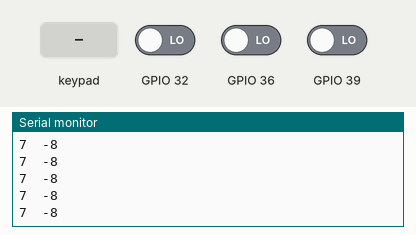
This sketch was run on a simulated ESP32. Shown: the last lines printed to the serial monitor. The inputs (shaded band) are chosen by the test bench; at power-on: GPIO 36 LOW, GPIO 39 LOW, GPIO 32 LOW.

Above: at 1.2 s.
1.3 s: key '+' pressed
At 2.1 s:
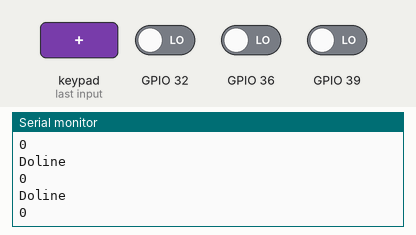
2.8 s: GPIO 36 driven HIGH
At 3.5 s:
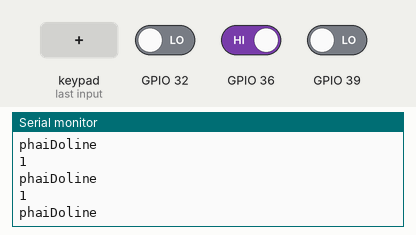
4.3 s: GPIO 39 driven HIGH
At 4.9 s:
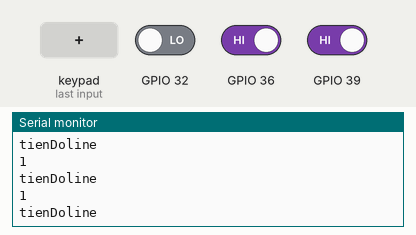
5.8 s: GPIO 36 driven LOW
At 6.4 s:
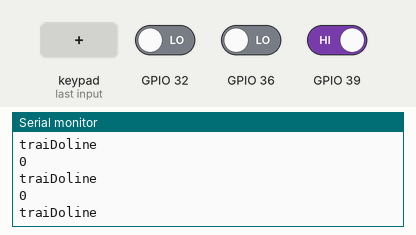
7.3 s: GPIO 36 driven HIGH
At 7.9 s:
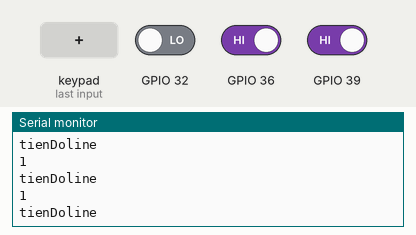
10.3 s: GPIO 39 driven LOW
At 10.9 s:
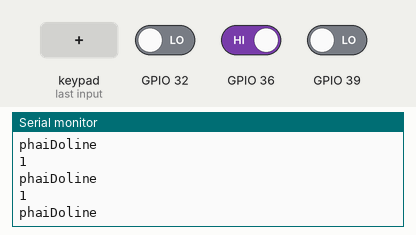

Measured:
- after the input at 1.3 s, the serial monitor: prints a new line at once (image 1)
- after the input at 2.8 s, the serial monitor: prints a new line at once (image 2)
- after the input at 4.3 s, the serial monitor: prints a new line at once (image 3)
- after the input at 5.8 s, the serial monitor: prints a new line at once (image 4)
- after the input at 10.3 s, the serial monitor: prints a new line at once (image 6)

The sketch:

MakerBotwPS2.ino
```cpp
#include "motors.h"
#include "PS2_controller.h"
bool check = false;
int x;
void setup()
{
  Serial.begin(115200);
  initMotors();
  setupPS2controller();
  Serial.println("Done setup!");
}

void loop()
{
  ps2x.read_gamepad(false, 0);
  if (ps2x.ButtonPressed(PSB_START)) {
    x++;
    Serial.println(x);
  }
  if (x == 2) {
    x = 0;
  }
  switch (x) {
    case 0:
      PS2control();
      break;
    case 1:
      linefollow();
      break;
  }
  delay(10);
}
```

PS2_controller.h
```cpp
//#include "motors.h"
#include <PS2X_lib.h>

PS2X ps2x; // create PS2 Controller Class
#define PS2_DAT 12 // MISO
#define PS2_CMD 13 // MOSI
#define PS2_SEL 15 // SS
#define PS2_CLK 14 // SLK
//#define PS2_DAT 2 //MISO  19
//#define PS2_CMD 3 //MOSI  23
//#define PS2_SEL 4 //SS     5
//#define PS2_CLK 5 //SLK   18

//#define MIN_PWM 0
//#define MAX_PWM 4095
//bool RUN = 0;

void setupPS2controller()
{
  ps2x.config_gamepad(PS2_CLK, PS2_CMD, PS2_SEL, PS2_DAT, true, true);
  ps2x.readType();
  //  ps2x.read_gamepad(false, 0); // disable vibration of the controller
}
bool PS2control()
{
  // Based on IgorF2's Arduino Bot:https://www.instructables.com/Arduino-Robot-With-PS2-Controller-PlayStation-2-Jo/

  int nJoyX = ps2x.Analog(PSS_RX); // read x-joystick
  int nJoyY = ps2x.Analog(PSS_RY); // read y-joystick

  nJoyX = map(nJoyX, 0, 255, -2046, 2046);
  nJoyY = map(nJoyY, 0, 255, 2046, -2046);

  // OUTPUTS
  int nMotMixL; // Motor (left) mixed output
  int nMotMixR; // Motor (right) mixed output

  // CONFIG
  // - fPivYLimt  : The threshold at which the pivot action starts
  //                This threshold is measured in units on the Y-axis
  //                away from the X-axis (Y=0). A greater value will assign
  //                more of the joystick's range to pivot actions.
  //                Allowable range: (0..+127)
  float fPivYLimit = 2046.0;

  // TEMP VARIABLES
  float nMotPremixL; // Motor (left) premixed output
  float nMotPremixR; // Motor (right) premixed output
  int nPivSpeed;     // Pivot Speed
  float fPivScale;   // Balance scale between drive and pivot

  // Calculate Drive Turn output due to Joystick X input
  if (nJoyY >= 0)
  {
    // Forward
    nMotPremixL = (nJoyX >= 0) ? 2046.0 : (2046.0 + nJoyX);
    nMotPremixR = (nJoyX >= 0) ? (2046.0 - nJoyX) : 2046.0;
  }
  else
  {
    // Reverse
    nMotPremixL = (nJoyX >= 0) ? (2046.0 - nJoyX) : 2046.0;
    nMotPremixR = (nJoyX >= 0) ? 2046.0 : (2046.0 + nJoyX);
  }

  // Scale Drive output due to Joystick Y input (throttle)
  nMotPremixL = nMotPremixL * nJoyY / 2046.0;
  nMotPremixR = nMotPremixR * nJoyY / 2046.0;

  // Now calculate pivot amount
  // - Strength of pivot (nPivSpeed) based on Joystick X input
  // - Blending of pivot vs drive (fPivScale) based on Joystick Y input
  nPivSpeed = nJoyX;
  fPivScale = (abs(nJoyY) > fPivYLimit) ? 0.0 : (1.0 - abs(nJoyY) / fPivYLimit);

  // Calculate final mix of Drive and Pivot
  nMotMixL = (1.0 - fPivScale) * nMotPremixL + fPivScale * (nPivSpeed);
  nMotMixR = (1.0 - fPivScale) * nMotPremixR + fPivScale * (-nPivSpeed);

  Serial.print(nMotMixL);
  Serial.print("\t");
  Serial.println(nMotMixR);
  int c1 = 0, c2 = 0, c3 = 0, c4 = 0;

  if (nMotMixR > 50)
  {
    c3 = nMotMixR;
    // pwm.setPWM(PWM_CHANNEL1, motor_right_speed, MAX_PWM - motor_right_speed );
    // pwm.setPWM(PWM_CHANNEL2, 0, MAX_PWM );
  }

  else if (nMotMixR < -50)
  {
    // pwm.setPWM(PWM_CHANNEL2, motor_right_speed, MAX_PWM - motor_right_speed );
    // pwm.setPWM(PWM_CHANNEL1, 0, MAX_PWM );
    c4 = abs(nMotMixR);
  }

  if (nMotMixL > 50)
  {
    // pwm.setPWM(PWM_CHANNEL3, motor_left_speed, MAX_PWM - motor_left_speed );
    // pwm.setPWM(PWM_CHANNEL4, 0, MAX_PWM );
    c1 = nMotMixL;
  }
  else if (nMotMixL < -50)
  {
    // pwm.setPWM(PWM_CHANNEL4, motor_left_speed, MAX_PWM - motor_left_speed );
    // pwm.setPWM(PWM_CHANNEL3, 0, MAX_PWM );
    c2 = abs(nMotMixL);
  }
  if (c1 > 100 || c2 > 100 || c3 > 100 || c4 > 100) {
    setPWMMotors(c1, c2, c3, c4);
  }
  return 1;
}
```

motors.h
```cpp
#include <stdio.h>
#include <Wire.h>
#include <Adafruit_PWMServoDriver.h>

#define MIN_PWM 0
#define MAX_PWM 4095

//#define SDA 3
//#define SCL 0
// PWM channels of pca9685 0-16
#define PWM_CHANNEL1 8
#define PWM_CHANNEL2 9
#define PWM_CHANNEL3 10
#define PWM_CHANNEL4 11

Adafruit_PWMServoDriver pwm = Adafruit_PWMServoDriver();

void setPWMMotors(int c1, int c2, int c3, int c4)
{
  // setPWM(channel, on_duty_cycle, off_duty_cycle)
  Serial.print(c1);
  Serial.print("\t");
  Serial.print(c2);
  Serial.print("\t");
  Serial.print(c3);
  Serial.print("\t");
  Serial.print(c4);
  Serial.println();

  pwm.setPWM(PWM_CHANNEL1, c1, MAX_PWM - c1);
  pwm.setPWM(PWM_CHANNEL2, c2, MAX_PWM - c2);
  pwm.setPWM(PWM_CHANNEL3, c3, MAX_PWM - c3);
  pwm.setPWM(PWM_CHANNEL4, c4, MAX_PWM - c4);
}

void initMotors()
{
  Wire.begin(); //SDA, SCL,400000);
  pwm.begin();
  pwm.setOscillatorFrequency(27000000);
  pwm.setPWMFreq(1600);
  Wire.setClock(400000);

  setPWMMotors(0, 0, 0, 0);
}
void intline() {
  // cambientrai= 36;
  // cambienphai =39;
  // cambiengiua =32;
  pinMode(36, INPUT);
  pinMode(39, INPUT);
  pinMode(32, INPUT);

}
void linefollow() {
  Serial.println("Doline");
  int L = digitalRead(36);
  int R = digitalRead(39);
  int M = digitalRead(32);
  Serial.println(L);
  if ( L == 1 && M == 0 && R == 1) {
    pwm.setPWM(8, 0, 1600);
    pwm.setPWM(9, 0, 0);
    pwm.setPWM(10, 0, 1600);
    pwm.setPWM(11, 0, 0);
    Serial.print("\ntien");
  }
  else if ( L == 0 && R == 1) {
    pwm.setPWM(8, 0, 1600);
    pwm.setPWM(9, 0, 0);
    pwm.setPWM(10, 0, 0);
    pwm.setPWM(11, 0, 0);
    Serial.print("\ntrai");
  }
  else if ( L == 1  && R == 0) {
    pwm.setPWM(8, 0, 0);
    pwm.setPWM(9, 0, 0);
    pwm.setPWM(10, 0, 1600);
    pwm.setPWM(11, 0, 0);
    Serial.print("\nphai");
  }
  else {
    pwm.setPWM(8, 4096, 0);
    pwm.setPWM(9, 4096, 0);
    pwm.setPWM(11, 4096, 0);
    pwm.setPWM(10, 4096, 0);
  }
}
//void lui() {
//  pwm.setPWM(8, 0, tocdo);
//  pwm.setPWM(9, 255, 0);
//  pwm.setPWM(10, 0, tocdo);
//  pwm.setPWM(11, 255, 0);
//}
//void tien() {
//  pwm.setPWM(8, 0, 1600);
//  pwm.setPWM(9, 0, 0);
//  pwm.setPWM(10, 0, 1600);
//  pwm.setPWM(11, 0, 0);
//}
//void trai() {
//  pwm.setPWM(8, 0, 1600);
//  pwm.setPWM(9, 0, 0);
//  pwm.setPWM(10, 0, 0);
// pwm.setPWM(11, 0, 0);
//}
//void phai() {
// pwm.setPWM(8, 0, 0);
// pwm.setPWM(9, 0, 0);
//pwm.setPWM(10, 0, 1600);
//pwm.setPWM(11, 0, 0);
//}
// /**
//  * Set speed and direction for 2 motors
//  *
//  * @param left_motor_speed: speed with direction for left motor. Range from -1 to 1. 1: max speed forward, -1: max speed reverse
//  * @param right_motor_speed: speed with direction for right motor. Range from -1 to 1. 1: max speed forward, -1: max speed reverse
//  */
// void setSpeed(float left_motor_speed, float right_motor_speed) {

//   int c1 = 0, c2 = 0, c3 = 0, c4 = 0;

//   if (left_motor_speed > 0) {
//     c1 = max(MIN_PWM, min(int(abs(left_motor_speed) * MAX_PWM), MAX_PWM));
//   } else {
//     c2 = max(MIN_PWM, min(int(abs(left_motor_speed) * MAX_PWM), MAX_PWM));
//   }

//   if (right_motor_speed > 0) {
//     c3 = max(MIN_PWM, min(int(abs(right_motor_speed) * MAX_PWM), MAX_PWM));
//   } else {
//     c4 = max(MIN_PWM, min(int(abs(right_motor_speed) * MAX_PWM), MAX_PWM));
//   }

//   setPWMMotors(c1, c2, c3, c4);
// }
```
